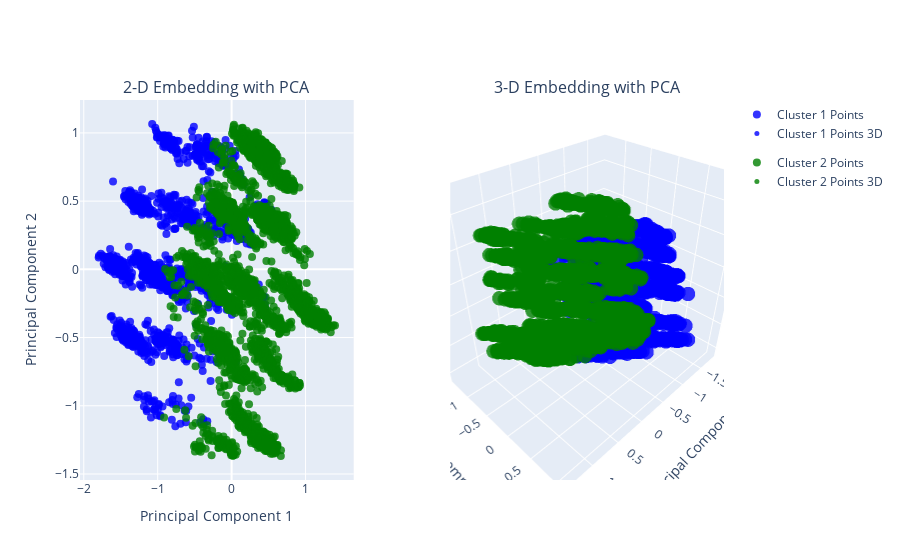
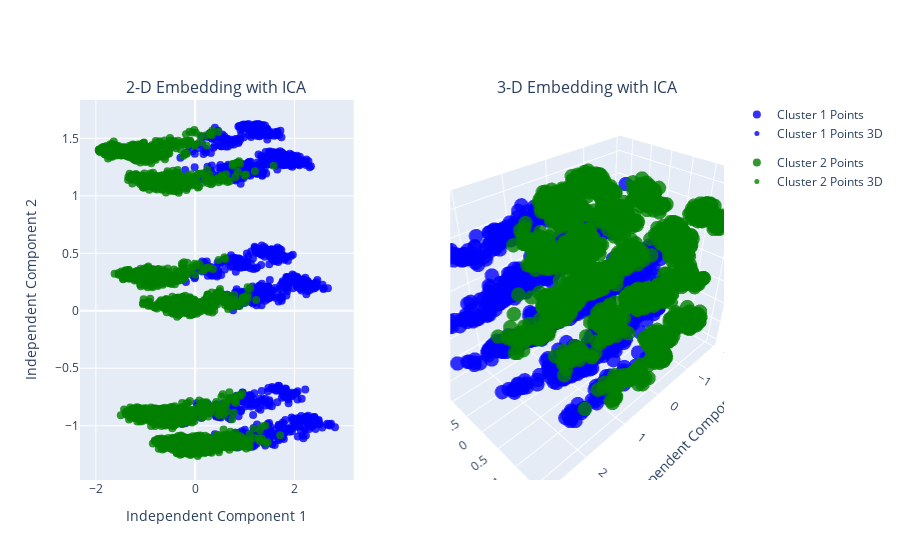
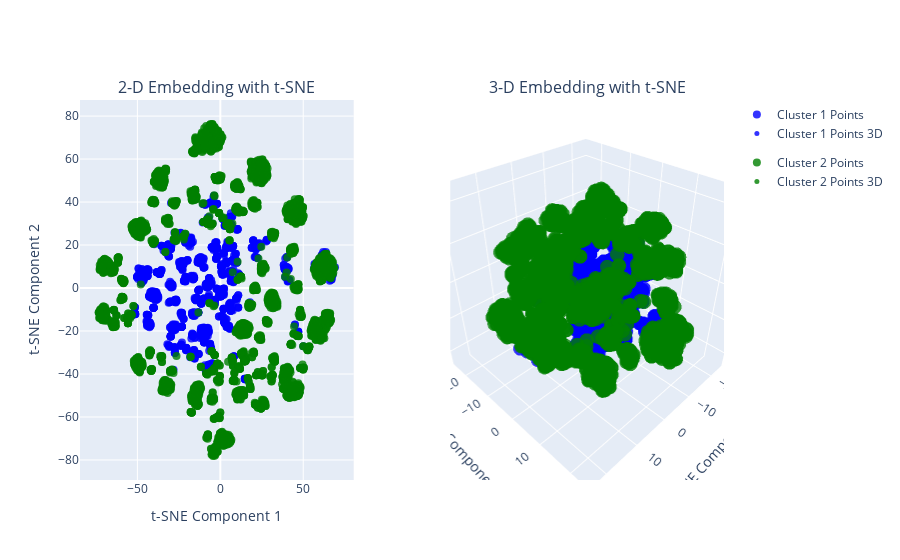

Here is the notebook cell these charts were saved with, in order:
### Code cell
from sklearn.metrics import silhouette_score
from scipy.cluster.hierarchy import dendrogram, linkage, fcluster
import matplotlib.pyplot as plt
import numpy as np
import gower

# Compute Gower distance matrix
gower_distance = gower.gower_matrix(X)

# Perform hierarchical clustering
Z = linkage(gower_distance, method='ward')

# Plot dendrogram
# plt.figure(figsize=(15, 10))
# dendrogram(Z)
# plt.title('Dendrogram')
# plt.show()

# Cut the dendrogram at a certain height to obtain clusters
cluster2 = fcluster(Z, 2, criterion='maxclust')
cluster3 = fcluster(Z, 3, criterion='maxclust')
cluster4 = fcluster(Z, 4, criterion='maxclust')

cluster_results = {}
cluster_results[2] = cluster2
cluster_results[3] = cluster3
cluster_results[4] = cluster4

# Get the optimal k through robust voting
final_k = get_optimal_k_voting(X, cluster_results, gower_distance, True)
visualize_cluster(X, cluster_results[final_k])

### Figure 1 — Plotly figure (JSON) as saved in the notebook; plotly's stock layout.template omitted (floating-point values rounded to 4 significant figures; data arrays with more than 128 entries replaced by an {"elided": "..."} marker saying what was removed)
{"data": [{"legendgroup": "group1", "marker": {"color": "blue", "opacity": 0.8, "size": 8}, "mode": "markers", "name": "Cluster 1 Points", "showlegend": true, "type": "scatter", "x": {"elided": "1347 float values"}, "xaxis": "x", "y": {"elided": "1347 float values"}, "yaxis": "y"}, {"legendgroup": "group1", "marker": {"color": "blue", "opacity": 0.8, "size": 5}, "mode": "markers", "name": "Cluster 1 Points 3D", "showlegend": true, "type": "scatter3d", "x": {"elided": "1347 float values"}, "y": {"elided": "1347 float values"}, "z": {"elided": "1347 float values"}}, {"legendgroup": "group2", "marker": {"color": "green", "opacity": 0.8, "size": 8}, "mode": "markers", "name": "Cluster 2 Points", "showlegend": true, "type": "scatter", "x": {"elided": "3653 float values"}, "xaxis": "x", "y": {"elided": "3653 float values"}, "yaxis": "y"}, {"legendgroup": "group2", "marker": {"color": "green", "opacity": 0.8, "size": 5}, "mode": "markers", "name": "Cluster 2 Points 3D", "showlegend": true, "type": "scatter3d", "x": {"elided": "3653 float values"}, "y": {"elided": "3653 float values"}, "z": {"elided": "3653 float values"}}], "layout": {"annotations": [{"font": {"size": 16}, "showarrow": false, "text": "2-D Embedding with PCA", "x": 0.2125, "xanchor": "center", "xref": "paper", "y": 1, "yanchor": "bottom", "yref": "paper"}, {"font": {"size": 16}, "showarrow": false, "text": "3-D Embedding with PCA", "x": 0.7875, "xanchor": "center", "xref": "paper", "y": 1, "yanchor": "bottom", "yref": "paper"}], "scene": {"domain": {"x": [0.575, 1], "y": [0, 1]}, "xaxis": {"title": {"text": "Principal Component 1"}}, "yaxis": {"title": {"text": "Principal Component 2"}}, "zaxis": {"title": {"text": "Principal Component 3"}}}, "xaxis": {"anchor": "y", "domain": [0, 0.425], "title": {"text": "Principal Component 1"}}, "yaxis": {"anchor": "x", "domain": [0, 1], "title": {"text": "Principal Component 2"}}}}

### Figure 2 — Plotly figure (JSON) as saved in the notebook; plotly's stock layout.template omitted (floating-point values rounded to 4 significant figures; data arrays with more than 128 entries replaced by an {"elided": "..."} marker saying what was removed)
{"data": [{"legendgroup": "group1", "marker": {"color": "blue", "opacity": 0.8, "size": 8}, "mode": "markers", "name": "Cluster 1 Points", "showlegend": true, "type": "scatter", "x": {"elided": "1347 float values"}, "xaxis": "x", "y": {"elided": "1347 float values"}, "yaxis": "y"}, {"legendgroup": "group1", "marker": {"color": "blue", "opacity": 0.8, "size": 5}, "mode": "markers", "name": "Cluster 1 Points 3D", "showlegend": true, "type": "scatter3d", "x": {"elided": "1347 float values"}, "y": {"elided": "1347 float values"}, "z": {"elided": "1347 float values"}}, {"legendgroup": "group2", "marker": {"color": "green", "opacity": 0.8, "size": 8}, "mode": "markers", "name": "Cluster 2 Points", "showlegend": true, "type": "scatter", "x": {"elided": "3653 float values"}, "xaxis": "x", "y": {"elided": "3653 float values"}, "yaxis": "y"}, {"legendgroup": "group2", "marker": {"color": "green", "opacity": 0.8, "size": 5}, "mode": "markers", "name": "Cluster 2 Points 3D", "showlegend": true, "type": "scatter3d", "x": {"elided": "3653 float values"}, "y": {"elided": "3653 float values"}, "z": {"elided": "3653 float values"}}], "layout": {"annotations": [{"font": {"size": 16}, "showarrow": false, "text": "2-D Embedding with ICA", "x": 0.2125, "xanchor": "center", "xref": "paper", "y": 1, "yanchor": "bottom", "yref": "paper"}, {"font": {"size": 16}, "showarrow": false, "text": "3-D Embedding with ICA", "x": 0.7875, "xanchor": "center", "xref": "paper", "y": 1, "yanchor": "bottom", "yref": "paper"}], "scene": {"domain": {"x": [0.575, 1], "y": [0, 1]}, "xaxis": {"title": {"text": "Independent Component 1"}}, "yaxis": {"title": {"text": "Independent Component 2"}}, "zaxis": {"title": {"text": "Independent Component 3"}}}, "xaxis": {"anchor": "y", "domain": [0, 0.425], "title": {"text": "Independent Component 1"}}, "yaxis": {"anchor": "x", "domain": [0, 1], "title": {"text": "Independent Component 2"}}}}

### Figure 3 — Plotly figure (JSON) as saved in the notebook; plotly's stock layout.template omitted (floating-point values rounded to 4 significant figures; data arrays with more than 128 entries replaced by an {"elided": "..."} marker saying what was removed)
{"data": [{"legendgroup": "group1", "marker": {"color": "blue", "opacity": 0.8, "size": 8}, "mode": "markers", "name": "Cluster 1 Points", "showlegend": true, "type": "scatter", "x": {"elided": "1347 float values"}, "xaxis": "x", "y": {"elided": "1347 float values"}, "yaxis": "y"}, {"legendgroup": "group1", "marker": {"color": "blue", "opacity": 0.8, "size": 5}, "mode": "markers", "name": "Cluster 1 Points 3D", "showlegend": true, "type": "scatter3d", "x": {"elided": "1347 float values"}, "y": {"elided": "1347 float values"}, "z": {"elided": "1347 float values"}}, {"legendgroup": "group2", "marker": {"color": "green", "opacity": 0.8, "size": 8}, "mode": "markers", "name": "Cluster 2 Points", "showlegend": true, "type": "scatter", "x": {"elided": "3653 float values"}, "xaxis": "x", "y": {"elided": "3653 float values"}, "yaxis": "y"}, {"legendgroup": "group2", "marker": {"color": "green", "opacity": 0.8, "size": 5}, "mode": "markers", "name": "Cluster 2 Points 3D", "showlegend": true, "type": "scatter3d", "x": {"elided": "3653 float values"}, "y": {"elided": "3653 float values"}, "z": {"elided": "3653 float values"}}], "layout": {"annotations": [{"font": {"size": 16}, "showarrow": false, "text": "2-D Embedding with t-SNE", "x": 0.2125, "xanchor": "center", "xref": "paper", "y": 1, "yanchor": "bottom", "yref": "paper"}, {"font": {"size": 16}, "showarrow": false, "text": "3-D Embedding with t-SNE", "x": 0.7875, "xanchor": "center", "xref": "paper", "y": 1, "yanchor": "bottom", "yref": "paper"}], "scene": {"domain": {"x": [0.575, 1], "y": [0, 1]}, "xaxis": {"title": {"text": "t-SNE Component 1"}}, "yaxis": {"title": {"text": "t-SNE Component 2"}}, "zaxis": {"title": {"text": "t-SNE Component 3"}}}, "xaxis": {"anchor": "y", "domain": [0, 0.425], "title": {"text": "t-SNE Component 1"}}, "yaxis": {"anchor": "x", "domain": [0, 1], "title": {"text": "t-SNE Component 2"}}}}
